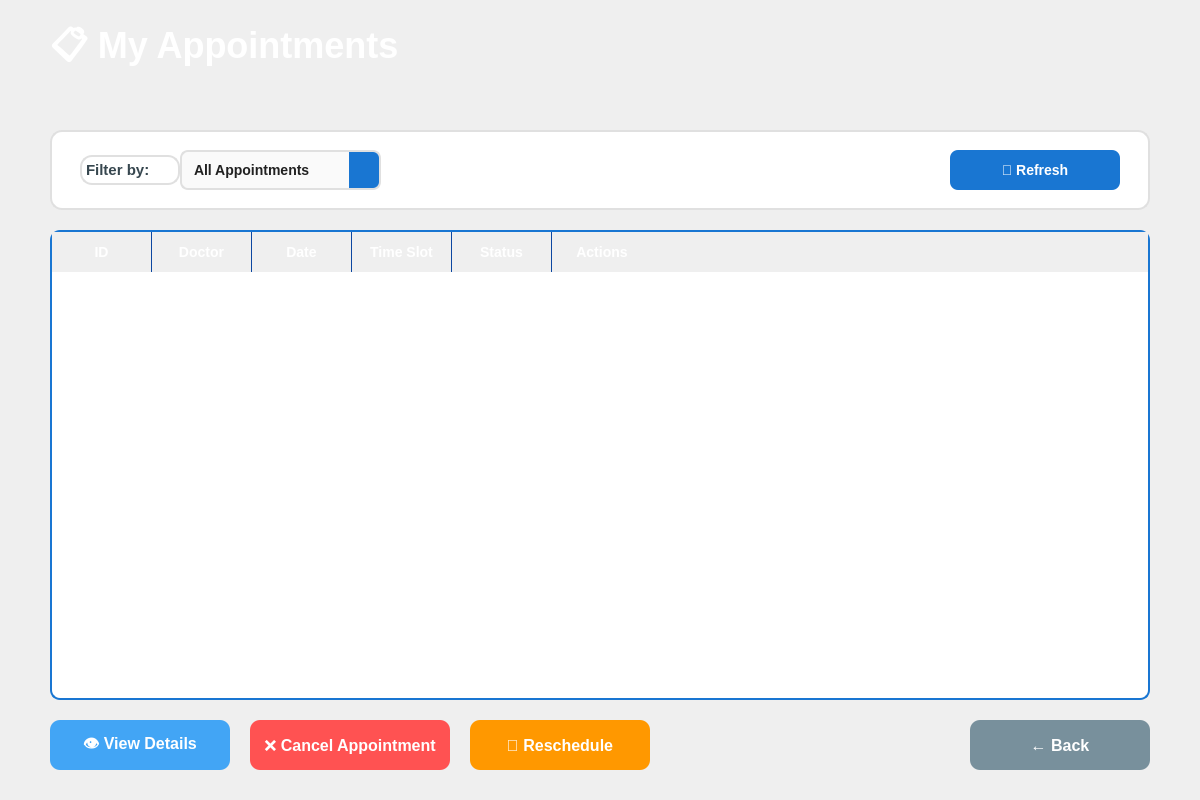
<?xml version="1.0" encoding="UTF-8"?>
<ui version="4.0">
 <class>MyAppointments</class>
 <widget class="QDialog" name="MyAppointments">
  <property name="geometry">
   <rect>
    <x>0</x>
    <y>0</y>
    <width>1200</width>
    <height>800</height>
   </rect>
  </property>
  <property name="windowTitle">
   <string>My Appointments</string>
  </property>
  <property name="styleSheet">
   <string notr="true">QDialog {
    background: qlineargradient(x1:0, y1:0, x2:1, y2:1,
        stop:0 #e3f2fd, stop:1 #ffffff);
}</string>
  </property>
  <widget class="QFrame" name="frameHeader">
   <property name="geometry">
    <rect>
     <x>0</x>
     <y>0</y>
     <width>1200</width>
     <height>100</height>
    </rect>
   </property>
   <property name="styleSheet">
    <string notr="true">QFrame {
    background: qlineargradient(x1:0, y1:0, x2:1, y2:0,
        stop:0 #1976d2, stop:1 #42a5f5);
    border: none;
}</string>
   </property>
   <widget class="QLabel" name="lblTitle">
    <property name="geometry">
     <rect>
      <x>50</x>
      <y>20</y>
      <width>1100</width>
      <height>60</height>
     </rect>
    </property>
    <property name="styleSheet">
     <string notr="true">QLabel {
    font-size: 36px;
    font-weight: bold;
    color: white;
    background: transparent;
    qproperty-alignment: AlignCenter;
}</string>
    </property>
    <property name="text">
     <string>📋 My Appointments</string>
    </property>
   </widget>
  </widget>
  <widget class="QFrame" name="frameFilters">
   <property name="geometry">
    <rect>
     <x>50</x>
     <y>130</y>
     <width>1100</width>
     <height>80</height>
    </rect>
   </property>
   <property name="styleSheet">
    <string notr="true">QFrame {
    background-color: white;
    border-radius: 12px;
    border: 2px solid #e0e0e0;
}</string>
   </property>
   <widget class="QLabel" name="lblFilterBy">
    <property name="geometry">
     <rect>
      <x>30</x>
      <y>25</y>
      <width>100</width>
      <height>30</height>
     </rect>
    </property>
    <property name="styleSheet">
     <string notr="true">QLabel {
    font-size: 15px;
    font-weight: 600;
    color: #37474f;
    background: transparent;
}</string>
    </property>
    <property name="text">
     <string>Filter by:</string>
    </property>
   </widget>
   <widget class="QComboBox" name="comboFilterStatus">
    <property name="geometry">
     <rect>
      <x>130</x>
      <y>20</y>
      <width>201</width>
      <height>40</height>
     </rect>
    </property>
    <property name="styleSheet">
     <string notr="true">QComboBox {
    background-color: #fafafa;
    border: 2px solid #e0e0e0;
    border-radius: 8px;
    padding: 8px 12px;
    font-size: 14px;
    font-weight: 600;
    color: #212121;
}
QComboBox:hover {
    border: 2px solid #1976d2;
}
QComboBox::drop-down {
    border: none;
    width: 30px;
    background: #1976d2;
    border-top-right-radius: 6px;
    border-bottom-right-radius: 6px;
}
QComboBox::down-arrow {
    image: none;
    border: 4px solid transparent;
    border-top: 4px solid white;
    margin-right: 12px;
}
QComboBox QAbstractItemView {
    background-color: white;
    border: 2px solid #1976d2;
    selection-background-color: #e3f2fd;
    selection-color: #1565c0;
}</string>
    </property>
    <item>
     <property name="text">
      <string>All Appointments</string>
     </property>
    </item>
    <item>
     <property name="text">
      <string>Upcoming</string>
     </property>
    </item>
    <item>
     <property name="text">
      <string>Completed</string>
     </property>
    </item>
    <item>
     <property name="text">
      <string>Cancelled</string>
     </property>
    </item>
   </widget>
   <widget class="QPushButton" name="btnRefresh">
    <property name="geometry">
     <rect>
      <x>900</x>
      <y>20</y>
      <width>170</width>
      <height>40</height>
     </rect>
    </property>
    <property name="styleSheet">
     <string notr="true">QPushButton {
    font-size: 14px;
    font-weight: 600;
    color: white;
    background-color: #1976d2;
    border: none;
    border-radius: 8px;
    padding: 8px;
}
QPushButton:hover {
    background-color: #1565c0;
}
QPushButton:pressed {
    background-color: #0d47a1;
}</string>
    </property>
    <property name="text">
     <string>🔄 Refresh</string>
    </property>
   </widget>
  </widget>
  <widget class="QTableWidget" name="tableAppointments">
   <property name="geometry">
    <rect>
     <x>50</x>
     <y>230</y>
     <width>1100</width>
     <height>470</height>
    </rect>
   </property>
   <property name="styleSheet">
    <string notr="true">QTableWidget {
    background-color: #ffffff;
    alternate-background-color: #f5f9ff;
    gridline-color: #d0e3f7;
    selection-background-color: #90caf9;
    selection-color: white;
    border: 2px solid #1976d2;
    border-radius: 10px;
    font-size: 14px;
}
QTableWidget::item {
    padding: 10px;
    border-bottom: 1px solid #e0e0e0;
}
QTableWidget::item:selected {
    background-color: #64b5f6;
    color: white;
}
QHeaderView::section {
    background: qlineargradient(x1:0, y1:0, x2:0, y2:1,
        stop:0 #1976d2, stop:1 #1565c0);
    color: white;
    font-weight: bold;
    font-size: 14px;
    padding: 10px;
    border: none;
    border-right: 1px solid #0d47a1;
}
QHeaderView::section:first {
    border-top-left-radius: 8px;
}
QHeaderView::section:last {
    border-top-right-radius: 8px;
    border-right: none;
}
QScrollBar:vertical {
    background: #f5f5f5;
    width: 12px;
    border-radius: 6px;
}
QScrollBar::handle:vertical {
    background: #90caf9;
    min-height: 30px;
    border-radius: 6px;
}
QScrollBar::handle:vertical:hover {
    background: #64b5f6;
}
QScrollBar::add-line:vertical, QScrollBar::sub-line:vertical {
    height: 0px;
}</string>
   </property>
   <property name="alternatingRowColors">
    <bool>true</bool>
   </property>
   <property name="selectionBehavior">
    <enum>QAbstractItemView::SelectionBehavior::SelectRows</enum>
   </property>
   <property name="showGrid">
    <bool>true</bool>
   </property>
   <property name="columnCount">
    <number>6</number>
   </property>
   <column>
    <property name="text">
     <string>ID</string>
    </property>
   </column>
   <column>
    <property name="text">
     <string>Doctor</string>
    </property>
   </column>
   <column>
    <property name="text">
     <string>Date</string>
    </property>
   </column>
   <column>
    <property name="text">
     <string>Time Slot</string>
    </property>
   </column>
   <column>
    <property name="text">
     <string>Status</string>
    </property>
   </column>
   <column>
    <property name="text">
     <string>Actions</string>
    </property>
   </column>
  </widget>
  <widget class="QPushButton" name="btnViewDetails">
   <property name="geometry">
    <rect>
     <x>50</x>
     <y>720</y>
     <width>180</width>
     <height>50</height>
    </rect>
   </property>
   <property name="styleSheet">
    <string notr="true">QPushButton {
    font-size: 16px;
    font-weight: bold;
    color: white;
    background-color: #42a5f5;
    border: none;
    border-radius: 10px;
}
QPushButton:hover {
    background-color: #1976d2;
}
QPushButton:pressed {
    background-color: #1565c0;
}</string>
   </property>
   <property name="text">
    <string>👁️ View Details</string>
   </property>
  </widget>
  <widget class="QPushButton" name="btnCancelAppointment">
   <property name="geometry">
    <rect>
     <x>250</x>
     <y>720</y>
     <width>200</width>
     <height>50</height>
    </rect>
   </property>
   <property name="styleSheet">
    <string notr="true">QPushButton {
    font-size: 16px;
    font-weight: bold;
    color: white;
    background-color: #ff5252;
    border: none;
    border-radius: 10px;
}
QPushButton:hover {
    background-color: #f44336;
}
QPushButton:pressed {
    background-color: #d32f2f;
}</string>
   </property>
   <property name="text">
    <string>❌ Cancel Appointment</string>
   </property>
  </widget>
  <widget class="QPushButton" name="btnReschedule">
   <property name="geometry">
    <rect>
     <x>470</x>
     <y>720</y>
     <width>180</width>
     <height>50</height>
    </rect>
   </property>
   <property name="styleSheet">
    <string notr="true">QPushButton {
    font-size: 16px;
    font-weight: bold;
    color: white;
    background-color: #ff9800;
    border: none;
    border-radius: 10px;
}
QPushButton:hover {
    background-color: #f57c00;
}
QPushButton:pressed {
    background-color: #e65100;
}</string>
   </property>
   <property name="text">
    <string>🔄 Reschedule</string>
   </property>
  </widget>
  <widget class="QPushButton" name="btnBack">
   <property name="geometry">
    <rect>
     <x>970</x>
     <y>720</y>
     <width>180</width>
     <height>50</height>
    </rect>
   </property>
   <property name="styleSheet">
    <string notr="true">QPushButton {
    font-size: 16px;
    font-weight: bold;
    color: white;
    background-color: #78909c;
    border: none;
    border-radius: 10px;
}
QPushButton:hover {
    background-color: #546e7a;
}
QPushButton:pressed {
    background-color: #37474f;
}</string>
   </property>
   <property name="text">
    <string>← Back</string>
   </property>
  </widget>
 </widget>
 <resources/>
 <connections/>
</ui>
